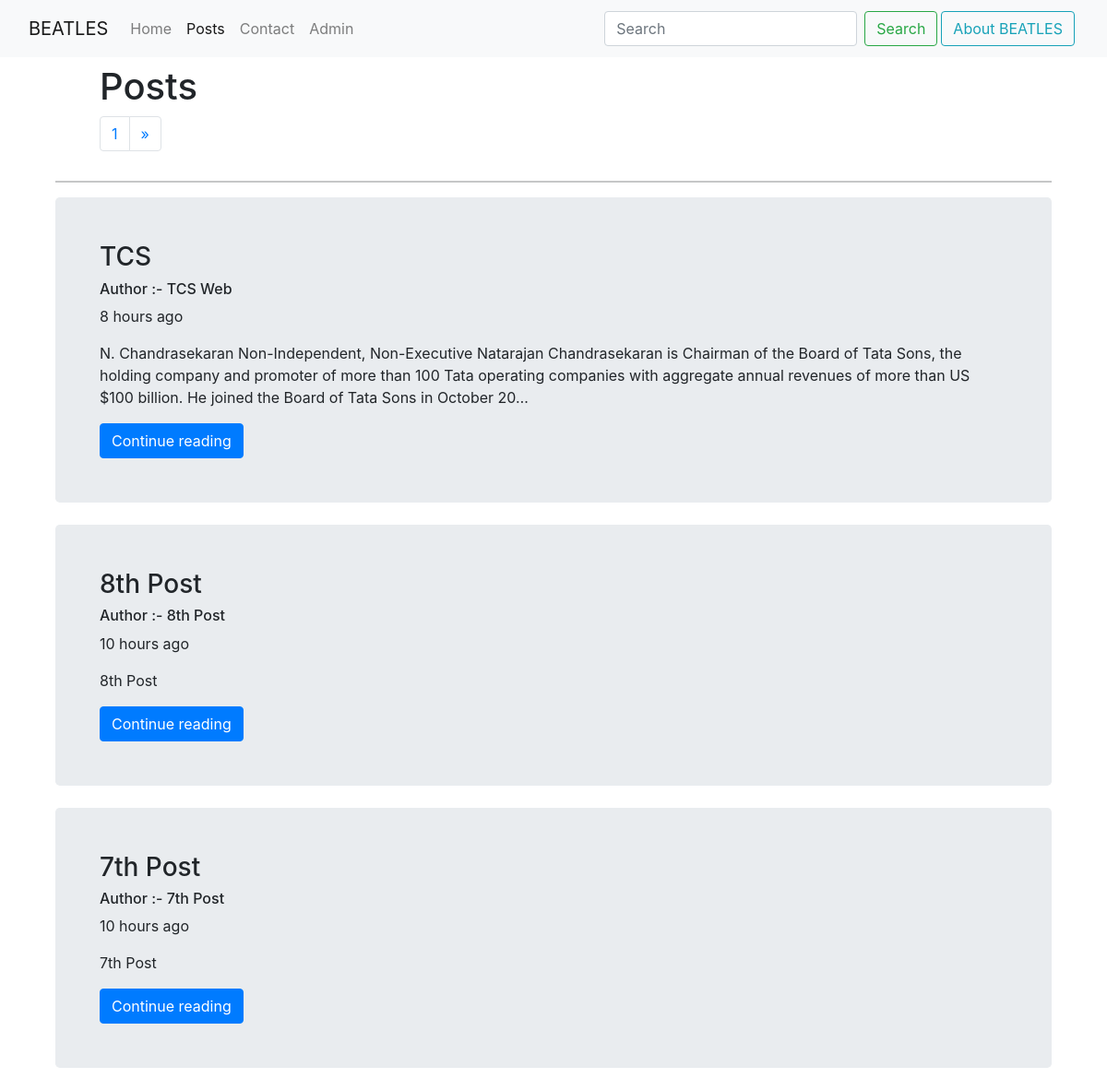
/posts/, run on the app's committed database.
### CompanyPost/models.py (models this page shows, shortened)
class PostsInfo(models.Model):
    sno = models.AutoField(primary_key=True)
    title = models.CharField(max_length=255)
    content = models.TextField()
    author = models.CharField(max_length=20)
    slug = models.SlugField(max_length = 130,unique=True)
    timeStamp = models.DateTimeField(blank=True)

### CompanyPost/views.py (the view)
# urls.py: path('',views.posthome,name="posthome"),
def posthome(request):
    allposts = list(PostsInfo.objects.all())
    allposts.reverse()
    num=0
    for i in allposts:
        num+=1
    posts =  Paginator(allposts,3)
    page_num = request.GET.get('page')
    try:
        allposts = posts.page(page_num)
    except PageNotAnInteger:
        allposts = posts.page(1)
    except  EmptyPage:
        messages.warning(request,"Page Number Out of range")
        allposts = posts.page(posts.num_pages)
    context = {'allposts':allposts,'num':num}
    print(allposts)
    return render(request,'companyposts/posthome.html',context)

### templates/companyposts/posthome.html (shortened to what this page needs)
{% extends 'base.html' %}
{% load humanize %}
{% block postsactive %}active{% endblock postsactive %}
{% block body %}
<div class="container">
<div class="row">
<div class="col md-5 ">
<h1 class="mx-5 my-2">Posts</h1>
<nav aria-label="Page navigation example">
    <ul class="pagination mx-5">
      <li class="page-item"><a class="page-link" href="#">{{allposts.number}}</a></li>
      {% if allposts.has_next %}
      <li class="page-item">
        <a class="page-link" href="?page={{allposts.next_page_number}}" aria-label="Next">
          <span aria-hidden="true">&raquo;</span>
        </a>
      </li>
      {% endif %}
    </ul>
  </nav>
</div>
<div class="col md-7 my-4 mx-5">
</div>
</div>
<hr>
{% for post in allposts %}
<div class="jumbotron p-4 p-md-5 mb-4  ">
<h3 >{{post.title}}</h3>
<h6>Author :- {{post.author}}</h6>
<p>{{post.timeStamp | naturaltime }}</p>
<p>{{post.content|truncatechars:300}}</p>
<a href="/posts/{{post.slug}}/"><button class="btn btn-primary"  >Continue reading</button></a>
</div>
{% endfor %}
</div>
{% endblock body %}

### data on the page
PostsInfo: title "TCS", author "TCS Web", timeStamp "8 hours ago", content "N. Chandrasekaran Non-Independent, Non-Executive Natarajan Chandrasekaran is Chairman of the Board of Tata Sons, the holding company and promoter of more than 100 Tata operating companies with aggregate annual revenues of more than US $100 billion. He joined the Board of Tata Sons in October 20…"
PostsInfo: title "8th Post", author "8th Post", timeStamp "10 hours ago", content "8th Post"
PostsInfo: title "7th Post", author "7th Post", timeStamp "10 hours ago", content "7th Post"

### other printed values
{{ allposts.number }} "1"
